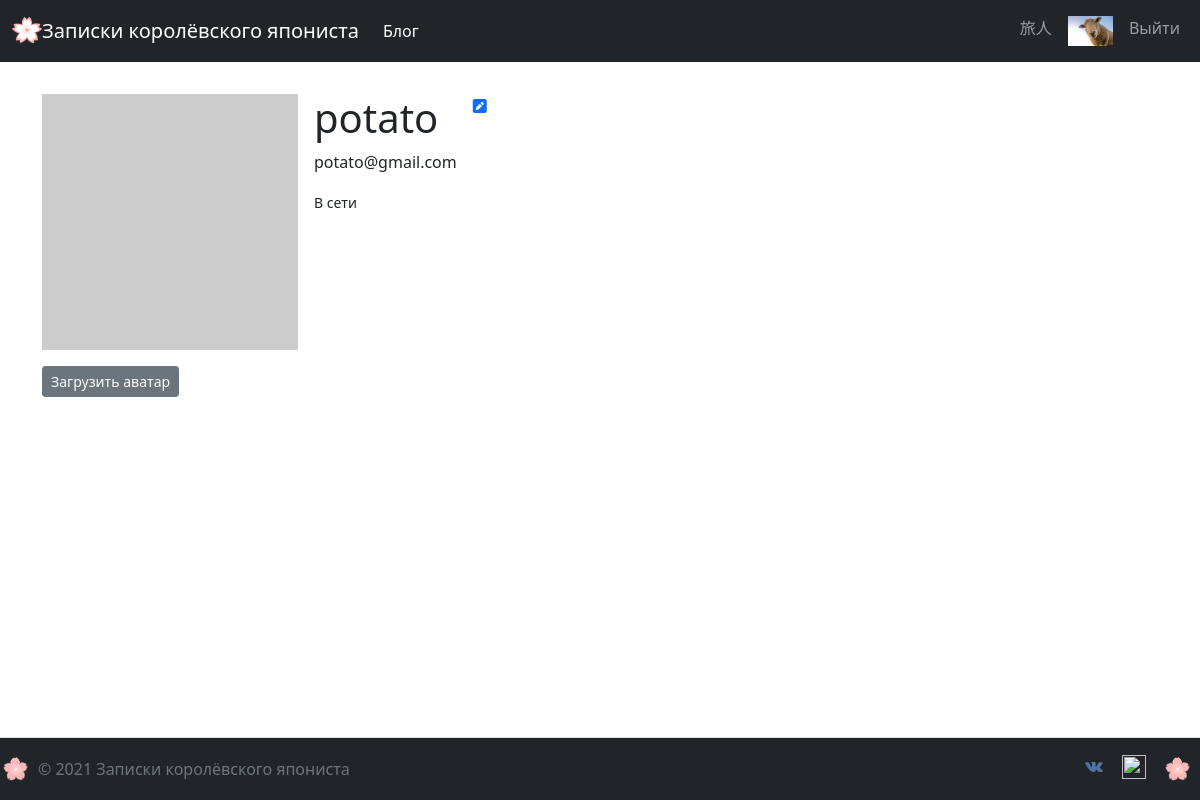
Screenshot of /potato/profile (signed in) with the database file from the repository.
### app/models.py (models this page shows, shortened)
class User(db.Model, UserMixin):
    id = db.Column(db.Integer, primary_key=True)
    email = db.Column(db.String(50), unique=True)
    username = db.Column(db.String(50), unique=True)
    password = db.Column(db.String(10))
    created_date = db.Column(db.DateTime(timezone=True), default=func.now())
    admin = db.Column(db.Boolean, default=False)
    about_me = db.Column(db.String(140))
    last_seen = db.Column(db.DateTime(timezone=True), default=func.now())
    avatar = db.Column(db.String(50), default=None)
    posts = db.relationship('Post', backref='user')
    comments = db.relationship('Comment', backref='user')
    likes = db.relationship('Like', backref='user')
    def get_avatar(self, size):
        if self.avatar:
            return f'/static/avatars/{self.username}_{self.avatar}'
        else:
            digest = md5(self.email.lower().encode('utf-8')).hexdigest()
            return f'https://www.gravatar.com/avatar/{digest}?d=identicon&s={size}'

### app/views.py (the view)
@views.route('/<username>/profile')
@login_required
def user_profile(username):
    user = User.query.filter_by(username=username).first()
    if not user:
        flash('Пользователя не существует!', category='error')
    return render_template('profile.html', user=user)

### app/views.py (called while the page is built)
@views.before_app_request
def before_request():
    if current_user.is_authenticated:
        current_user.last_seen = datetime.now()
        db.session.commit()

### app/templates/profile.html (shortened to what this page needs)
{% extends 'base.html' %}
{% block content %}
<div class="d-flex justify-content-md-start py-3">
    <img src="{{ user.get_avatar(256) }}" height="auto" width="256">
    <div>
        <div class="d-flex justify-content-md-start ">
            <div>
            <h1 class="px-3">{{ user.username }}</h1>
            <p class="px-3">{{ user.email }}</p>
            </div>
        <div>
            <a href="/{{ user.username }}/edit_profile" role="button" ><i class="fas fa-pen-square"></i></a>
        </div>
        </div>
        <small class="px-3">
            {% if user.is_active %}
                В сети
            {% else %}
                Был в сети: {{ user.last_seen.strftime('%Y.%m.%d %H:%M:%S') }}
            {% endif %}
        </small>
    </div>
</div>
<div>
    <a href="/{{ user.username }}/load_photo" role="button" class="btn btn-sm btn-secondary">Загрузить аватар</a>
</div>
{% endblock %}

### app/templates/base.html (shortened to what this page needs)
<!DOCTYPE html>
<html lang="en">
<head>
    <link href="https://cdn.jsdelivr.net/npm/bootstrap@5.1.0/dist/css/bootstrap.min.css"
          rel="stylesheet"
>
    <link href="{{ url_for('static', filename='styles.css') }}"
            rel="stylesheet"
            type="text/css">
</head>
<body>
    <div class="d-flex flex-column overflow-hidden min-vh-100 vh-100">
    <header class="sticky-top">
    <nav class="navbar navbar-expand-lg navbar-dark bg-dark mb-3" style="background-color: #6f42c1;">
      <div class="container-fluid" >
          <a class="navbar-brand" href="/hello">
          <img src="/static/images/93zGbFI-sakura-blossom-alice-vector.svg" alt="" width="30" height="30" class="d-inline-block align-text-top">Записки королёвского япониста
          </a>
          <div class="navbar-nav">
            <a class="nav-item nav-link active" aria-current="page" href="/home">Блог</a>
          </div>
        <div class="collapse navbar-collapse justify-content-end" id="navbar">
          <div class="navbar-nav">
              {% if user.is_authenticated %}
                <a class="nav-item nav-link">{{ current_user.username }}</a>
                <a class="nav-item nav-link" href="/{{current_user.username}}/profile"><img src="{{ current_user.get_avatar(30) }}" width="auto" height="30"></a>
                <a class="nav-item nav-link" href="/logout">Выйти</a>
              {% else %}
                <a class="nav-item nav-link" href="/login">Войти</a>
                <a class="nav-item nav-link" href="/signup">Зарегистрироваться</a>
              {% endif %}
          </div>
        </div>
      </div>
    </nav>
    </header>
    <main role="main" class="flex-grow-1 overflow-auto flex-fill">
        <div class="container">
            {% block content %}
            {% endblock %}
        </div>
    </main>
    <footer class="d-flex flex-wrap justify-content-between align-items-center py-3 border-top flex-grow-0 sticky-bottom bg-dark">
        <div
        <div class="col-md-4 d-flex align-items-center" >
          <a href="/" class="mb-3 me-2 mb-md-0 text-muted text-decoration-none lh-1">
            <img src="/static/images/009.svg" alt="" width="30" height="30">
          </a>
          <span class="text-muted">© 2021 Записки королёвского япониста</span>
        </div>
        <ul class="nav col-md-4 justify-content-end list-unstyled d-flex">
          <li class="ms-3"><a class="text-muted" href="https://vk.com/vlad.yurkoff"><img src="/static/images/1486147227-social-media-network26_79482.svg" alt="" width="24" height="24" class="d-inline-block align-text-top"></a></li>
          <li class="ms-3"><a class="text-muted" href="https://www.instagram.com/vladislaviurkov72/"><img src="/static/images/Instagram_icon-icons.com_66804.svg" alt="" width="24" height="24" class="d-inline-block align-text-top"></a></li>
          <li class="ms-3"><a href="/" class="mb-3 me-2 mb-md-0 text-muted text-decoration-none lh-1">
            <img src="/static/images/009.svg" alt="" width="30" height="30">
          </a></li>
        </ul>
    </footer>
</div>
</body>
</html>

### rows the page displays
User: username "旅人", get_avatar (picture)
User: username "potato", email "potato@gmail.com"
